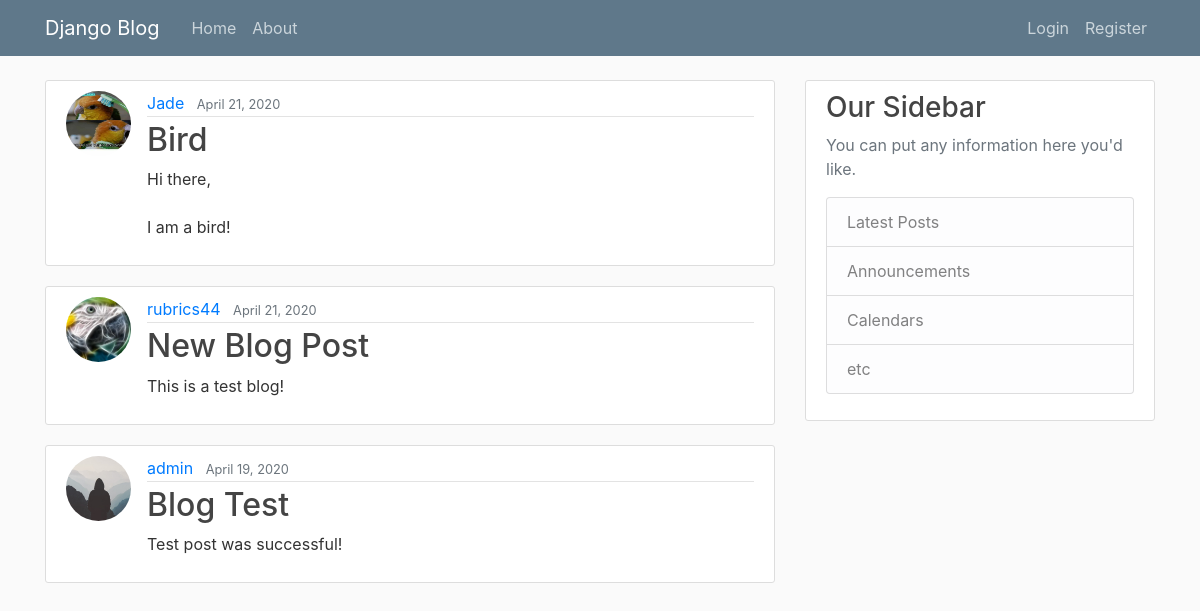
The app's page /, older data.
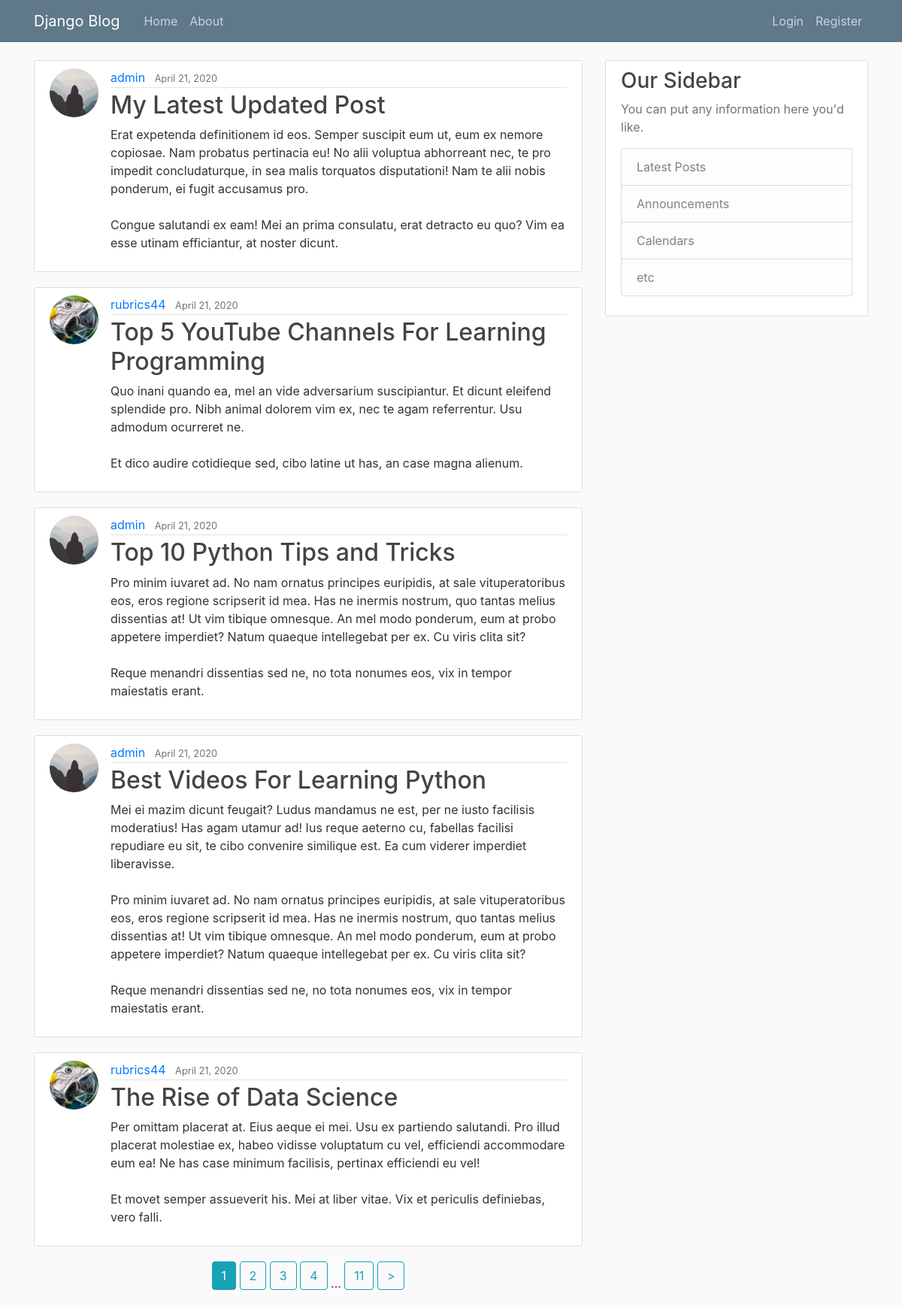
The same page, newer data.
### blog/models.py (models this page shows, shortened)
class Post(models.Model):
    title = models.CharField(max_length = 100)
    content = models.TextField()
    date_posted = models.DateTimeField(default = timezone.now)
    author = models.ForeignKey(User, on_delete = models.CASCADE)

### users/models.py (models this page shows, shortened)
class Profile(models.Model):
    user = models.OneToOneField(User, on_delete = models.CASCADE)
    image = models.ImageField(default = 'default.jpg', upload_to = 'profile_pics')

### blog/views.py (the view)
# urls.py: path('', PostListView.as_view(), name = 'blog-home'),
class PostListView(ListView):
    model = Post
    template_name = 'blog/home.html'
    context_object_name = 'posts'
    ordering = ['-date_posted']
    paginate_by = 5

### blog/templates/blog/home.html (shortened to what this page needs)
{% extends "blog/base.html" %}
{% block content %}
  {% for post in posts %}
    <article class="media content-section">
      <img class="rounded-circle article-img" src="{{ post.author.profile.image.url }}">
      <div class="media-body">
        <div class="article-metadata">
          <a class="mr-2" href="{% url 'user-posts' post.author.username %}">{{ post.author }}</a>
          <small class="text-muted">{{ post.date_posted | date:"F d, Y" }}</small>
        </div>
        <h2><a class="article-title" href="{% url 'post-detail' post.id %}">{{ post.title }}</a></h2>
        <p class="article-content">{{ post.content }}</p>
      </div>
    </article>
  {% endfor %}
  {% if is_paginated %}
  <div class="row">
    <div class="w-80 mx-auto">
    {% for num in page_obj.paginator.page_range %}
      {% if page_obj.number == num %}
          <a class="btn btn-info mb-4" href="?page={{ num }}">{{ num }}</a>
      {% elif num > page_obj.number|add:'-4' and num < page_obj.number|add:'4' %}
        {% if num > 1 and num < page_obj.paginator.num_pages %}
          <a class="btn btn-outline-info mb-4" href="?page={{ num }}">{{ num }}</a>
        {% endif %}
      {% endif %}
    {% endfor %}
    {% if page_obj.has_next %}
    <span>...</span>
      <a class="btn btn-outline-info mb-4" href="?page={{ page_obj.paginator.num_pages }}">
        {{ page_obj.paginator.num_pages }}
      </a>
      <a class="btn btn-outline-info mb-4" href="?page={{ page_obj.next_page_number }}">
        >
      </a>
    {% endif %}
    </div>
  </div>
  {% endif %}
{% endblock content %}

Row changes from the older to the newer data that the page shows:
no longer on this page (row unchanged): Post: author.profile.image (picture), author "Jade", date_posted "April 21, 2020", title "Bird", content "Hi there, I am a bird!"
no longer on this page (row unchanged): Post: author.profile.image (picture), author "rubrics44", date_posted "April 21, 2020", title "New Blog Post", content "This is a test blog!"
no longer on this page (row unchanged): Post: author.profile.image (placeholder picture), author "admin", date_posted "April 19, 2020", title "Blog Test", content "Test post was successful!"
added Post: author.profile.image (placeholder picture), author "admin", date_posted "April 21, 2020", title "My Latest Updated Post", content "Erat expetenda definitionem id eos. Semper suscipit eum ut, eum ex nemore copiosae. Nam probatus pertinacia eu! No alii voluptua abhorreant nec, te pro impedit concludaturque, in sea malis torquatos disputationi! Nam te alii nobis ponderum, ei fugit accusamus pro. Congue salutandi ex eam! Mei an prima consulatu, erat detracto eu quo? Vim ea esse utinam efficiantur, at noster dicunt."
added Post: author.profile.image (picture), author "rubrics44", date_posted "April 21, 2020", title "Top 5 YouTube Channels For Learning Programming", content "Quo inani quando ea, mel an vide adversarium suscipiantur. Et dicunt eleifend splendide pro. Nibh animal dolorem vim ex, nec te agam referrentur. Usu admodum ocurreret ne. Et dico audire cotidieque sed, cibo latine ut has, an case magna alienum."
added Post: author.profile.image (placeholder picture), author "admin", date_posted "April 21, 2020", title "Top 10 Python Tips and Tricks", content "Pro minim iuvaret ad. No nam ornatus principes euripidis, at sale vituperatoribus eos, eros regione scripserit id mea. Has ne inermis nostrum, quo tantas melius dissentias at! Ut vim tibique omnesque. An mel modo ponderum, eum at probo appetere imperdiet? Natum quaeque intellegebat per ex. Cu viris clita sit? Reque menandri dissentias sed ne, no tota nonumes eos, vix in tempor maiestatis erant."
added Post: author.profile.image (placeholder picture), author "admin", date_posted "April 21, 2020", title "Best Videos For Learning Python", content "Mei ei mazim dicunt feugait? Ludus mandamus ne est, per ne iusto facilisis moderatius! Has agam utamur ad! Ius reque aeterno cu, fabellas facilisi repudiare eu sit, te cibo convenire similique est. Ea cum viderer imperdiet liberavisse. Pro minim iuvaret ad. No nam ornatus principes euripidis, at sale vituperatoribus eos, eros regione scripserit id mea. Has ne inermis nostrum, quo tantas melius dissentias at! Ut vim tibique omnesque. An mel modo ponderum, eum at probo appetere imperdiet? Natum quaeque intellegebat per ex. Cu viris clita sit? Reque menandri dissentias sed ne, no tota nonumes eos, vix in tempor maiestatis erant."
added Post: author.profile.image (picture), author "rubrics44", date_posted "April 21, 2020", title "The Rise of Data Science", content "Per omittam placerat at. Eius aeque ei mei. Usu ex partiendo salutandi. Pro illud placerat molestiae ex, habeo vidisse voluptatum cu vel, efficiendi accommodare eum ea! Ne has case minimum facilisis, pertinax efficiendi eu vel! Et movet semper assueverit his. Mei at liber vitae. Vix et periculis definiebas, vero falli."
Text that changed along with them:
{{ page_obj.paginator.num_pages }}: (not shown) → "11"
new list line: "1"
new list line: "2"
new list line: "3"
new list line: "4"
